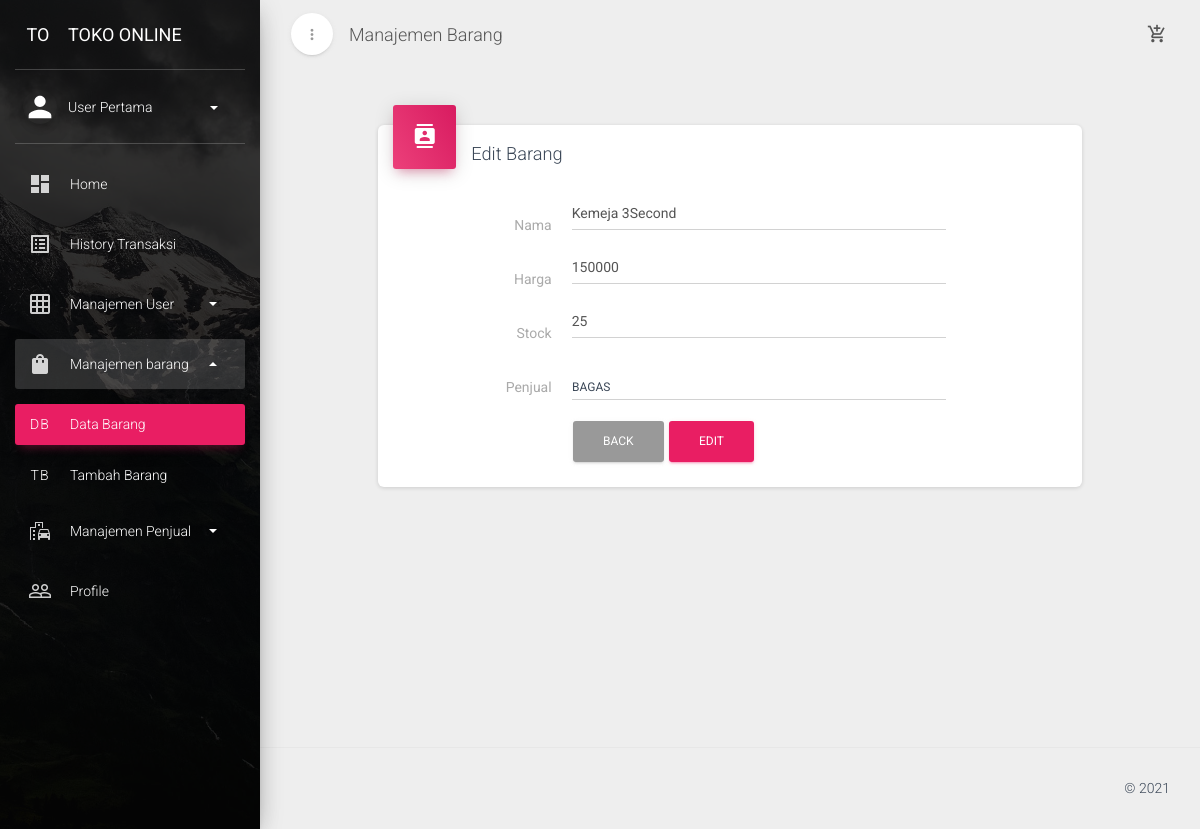
Screenshot of /index.php?url=barang-edit&edit=2&cek=3 (signed in) with the database file from the repository.
### tables this page shows
CREATE TABLE `barang` (
  `barang_id` int(11) NOT NULL,
  `nama` varchar(20) NOT NULL,
  `harga` int(11) NOT NULL,
  `stock` int(11) NOT NULL,
  `penjual_id` int(11) NOT NULL
);

CREATE TABLE `penjual` (
  `penjual_id` int(11) NOT NULL,
  `nama` varchar(20) NOT NULL,
  `alamat` varchar(50) NOT NULL
);

### pages/barang-edit.php (the view, shortened to what this page needs)
<?php
if (isset($_GET['edit'])) {
    $nama="";
    $harga="";
    $stock="";
    $query = mysqli_query($koneksi, "select * from barang where barang_id = '".$_GET['edit']."'");
    while ($data = mysqli_fetch_assoc($query)) {
        $nama = $data['nama'];
        $harga = $data['harga'];
        $stock= $data['stock'];
    }
}
?>
<div class="col-md-10 col-md-offset-1">
    <div class="card">
        <div class="card-header card-header-icon" data-background-color="rose">
            <i class="material-icons">contacts</i>
        </div>
        <div class="card-content">
            <h4 class="card-title"><?php if (isset($_GET['edit'])) {
    echo "Edit";
} else {
    echo "Tambah";
}?> Barang</h4>
              <form class="form-horizontal" action="" method="post">
                <div class="row">
                    <label class="col-md-3 label-on-left">Nama</label>
                    <div class="col-md-7">
                        <div class="form-group label-floating is-empty">
                            <input name='nama' type="text" value="<?php echo isset($_GET['edit'])?$nama:""; ?>" class="form-control" required>
                        </div>
                    </div>
                </div>
                <div class="row">
                    <label class="col-md-3 label-on-left">Harga</label>
                    <div class="col-md-7">
                        <div class="form-group label-floating is-empty">
                            <input name='harga' type="number" value="<?php echo isset($_GET['edit'])?$harga:""; ?>" class="form-control" required>
                        </div>
                    </div>
                </div>
                <div class="row">
                    <label class="col-md-3 label-on-left">Stock</label>
                    <div class="col-md-7">
                        <div class="form-group label-floating is-empty">
                            <input name='stock' type="number" value="<?php echo isset($_GET['edit'])?$stock:""; ?>" class="form-control" required>
                        </div>
                    </div>
                </div>
                <div class="row">
                    <label class="col-md-3 label-on-left">Penjual</label>
                    <div class="col-md-7">
                        <div class="form-group label-floating is-empty">
                            <select class="selectpicker" name="penjual_id" data-style="select-with-transition" title="Pilih Penjual ( Supplier )" required>
                                <?php
                                $query = mysqli_query($koneksi, "select * from penjual");
                                while ($data = mysqli_fetch_assoc($query)) {
                                    ?>
                                <option value="<?php echo $data['penjual_id'] ?>" <?php if (isset($_GET['edit'])) {echo $data['penjual_id']==$_GET['cek']?"selected":"";} ?> ><?php echo $data['nama'] ?></option>
                                    <?php
                                }
                                ?>
                            </select>
                        </div>
                    </div>
                </div>
                <div class="row">
                    <label class="col-md-3"></label>
                    <div class="col-md-9">
                        <div class="form-group form-button">
                            <a href='index.php?url=barang' class="btn btn-fill btn-default"> Back </a>
                            <input name='<?php echo isset($_GET['edit'])?"edit":"submit"; ?>' type="submit" class="btn btn-fill btn-rose" value="<?php echo isset($_GET['edit'])?"Edit":"Tambah"; ?>">
                        </div>
                    </div>
                </div>
            </form>
        </div>
    </div>
</div>

### rows the page displays
barang: nama "Kemeja 3Second", harga "150000", stock "25"
penjual: nama "BAGAS"

### other values shown
$_SESSION['nama'] "User Pertama"
